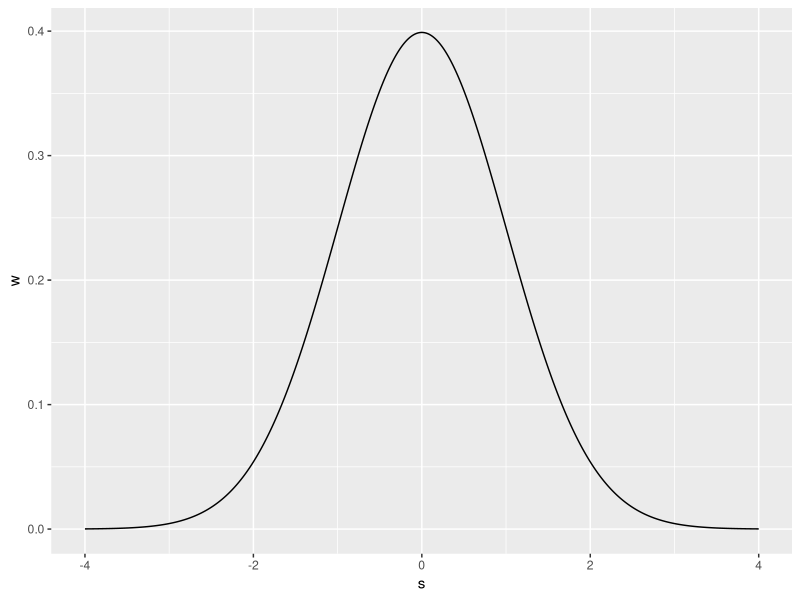

Write R code to recreate this figure.
################################################################################
# 2.2.10
################################################################################
library(ggplot2)
# X is a Standard Normal Random Variable.
# Z and X are independent.
# Z only take two value (1 and -1). Each of these possibility take probability
# 1/2

# dnorm denotes the normal density
# What is the probability that X takes value between -1 and 1? for the STD norm RB
s <- seq(-4, 4, by = 0.01)
w <- dnorm(s)
dist <- as.data.frame(cbind(s, w))
ggplot(dist, aes(s, w)) + geom_line()
# How to get the integral between -1 and 1 ?
# By using the cumulative distribution (pnorm)
pnorm(1) - pnorm(-1)